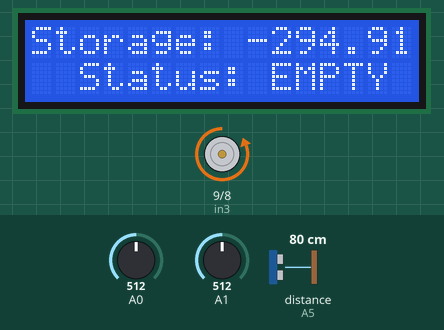
Bench run of a sketch on a simulated Arduino Uno, built with avr-gcc and run on an emulated ATmega328P. Shown: 16×2 character LCD, motor-driver pin pairs drawn as motors (green arrow = first pin HIGH = forward, orange = second pin HIGH = backward, longer = more drive, scaled by the enable pin). Wiring (inferred from the names in the program): ultrasonic range finder: trigger A4; echo A5. The inputs (shaded band) are chosen by the test bench; at power-on: distance to the obstacle (sensor on A5) 80 cm, A0 = 512, A1 = 512. The echo pulse lasts 58.3 µs per cm.

Above: at 1.7 s.
1.8 s: distance to the obstacle (sensor on A5) set to 6 cm
At 2.5 s:
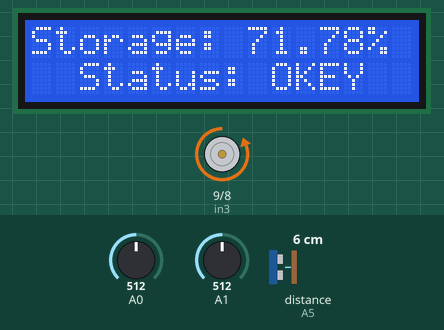
4.1 s: distance to the obstacle (sensor on A5) set to 3 cm
At 4.5 s:
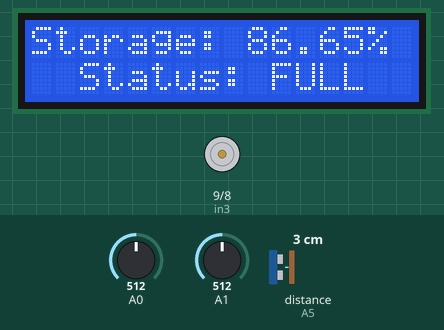
6.6 s: distance to the obstacle (sensor on A5) set to 9 cm
At 7.0 s:
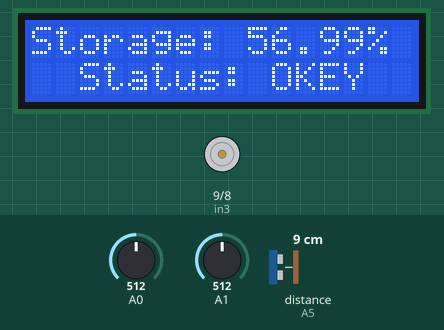
9.7 s: distance to the obstacle (sensor on A5) set to 17 cm
At 10.1 s:
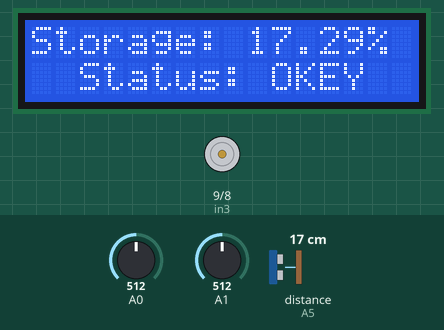
11.2 s: distance to the obstacle (sensor on A5) set to 21 cm
At 11.6 s:
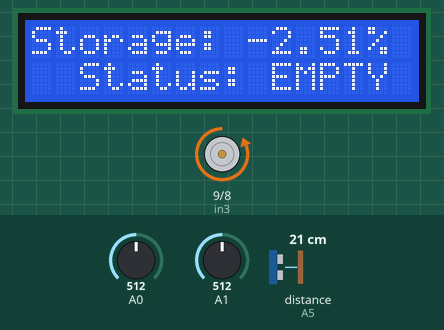
14.3 s: A0 set to 216
16.0 s: A0 set to 183
At 16.7 s:
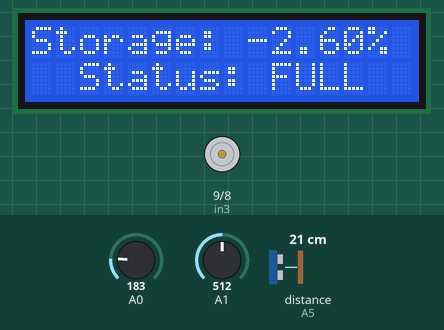
Timing chart, 0 to 18.8 s (numbered marks = the images above; inputs shaded):
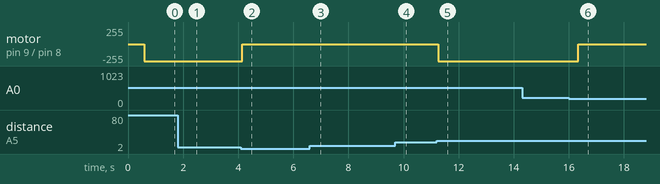

Measured:
- the behaviour switches between 5 and 4 cm on distance to the obstacle (sensor on A5) (found by bisection; images 1 and 2)
- the behaviour switches between 19 and 20 cm on distance to the obstacle (sensor on A5) (found by bisection; images 4 and 5)
- the behaviour switches between 201 and 200 on A0 (found by bisection; images 5 and 6)
- after the input at 1.8 s, the display: first differs from a run without the input after 0.31 s (image 1)
- after the input at 4.1 s, motor on pin 9 (in3) / pin 8 (in4): backward 255/255 → stopped at once; the display: first differs from a run without the input at once (image 2)
- after the input at 6.6 s, the display: first differs from a run without the input after 0.08 s (image 3)
- after the input at 9.7 s, the display: first differs from a run without the input at once (image 4)
- after the input at 11.2 s, motor on pin 9 (in3) / pin 8 (in4): stopped → backward 255/255 after 0.05 s; the display: first differs from a run without the input after 0.05 s (image 5)
- after the input at 16.0 s, motor on pin 9 (in3) / pin 8 (in4): backward 255/255 → stopped after 0.34 s; the display: first differs from a run without the input after 0.34 s (image 6)

The sketch:

Water_Level_Copntroller.ino
```cpp
#include <LiquidCrystal.h>

#define trigger A4
#define echo A5

const int ena = 7, in4 = 8, in3 = 9;//Motor Driver
const int rs = 12, en = 11, d4 = 5, d5 = 4, d6 = 3, d7 = 2;

LiquidCrystal lcd(rs, en, d4, d5, d6, d7);

float percentage = 0.0;
int low_level = 0, high_level = 0;
float duration, max_height = 20, water_level;

void setup() {

  lcd.begin(16,2);
  pinMode(trigger,OUTPUT);
  pinMode(echo,INPUT);
  pinMode(ena,OUTPUT);
  pinMode(in4,OUTPUT);
  pinMode(in3,OUTPUT);
  pinMode(A0,INPUT);
  pinMode(A1,INPUT);

  lcd.setCursor(0, 0);
  lcd.print("WELCOME TO");
  lcd.setCursor(0, 1);
  lcd.print("Liq. Controllter");
  delay(500);
  lcd.clear();

}

void loop() {

  lcd.clear();
  DepthPercentage();
  lcd.setCursor(0,0);
  lcd.print("Storage: ");
  lcd.print(percentage);
  lcd.print("%");

    low_level = analogRead(A0);
    high_level = analogRead(A1);

  if(percentage <= 5.00 && low_level > 200){
    lcd.setCursor(2,1);
    lcd.print("Status: EMPTY");
    //Motor ON
    digitalWrite(ena,HIGH);
    digitalWrite(in4,HIGH);
    digitalWrite(in3,LOW);
  }

  else if(percentage > 5.00 && percentage < 80.00){
    lcd.setCursor(2,1);
    lcd.print("Status: OKEY");
  }

  else if(percentage >=80.00 || high_level >= 200){
    lcd.setCursor(2,1);
    lcd.print("Status: FULL");
    //Motor OFF
    digitalWrite(ena,LOW);
    digitalWrite(in4,LOW);
    digitalWrite(in3,LOW);
  }

  else {
    lcd.setCursor(2,1);
    lcd.print("Status: ERROR");
  }
  delay(500);
}

void DepthPercentage(){

  digitalWrite(trigger, LOW);
    delayMicroseconds(2);
  digitalWrite(trigger, HIGH);
    delayMicroseconds(10);
  digitalWrite(trigger, LOW);

  duration = pulseIn(echo,HIGH);
  water_level = max_height - (duration*0.034/2);
  percentage = (water_level)*100/max_height;
}
```
